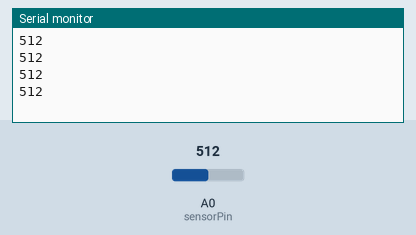
The sketch below on a simulated Arduino Uno, built with avr-gcc and run on an emulated ATmega328P. On the bench: the last lines printed to the serial monitor. The inputs (shaded band) are chosen by the test bench; at power-on: A0 (sensorPin) = 512.

Above: at 1.2 s.
1.3 s: A0 (sensorPin) set to 716
At 1.71 s:
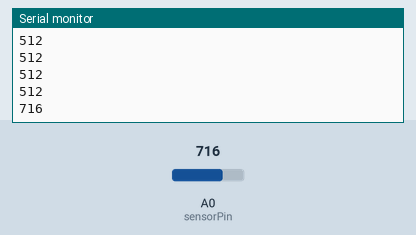
2.8 s: A0 (sensorPin) set to 900
At 2.91 s:
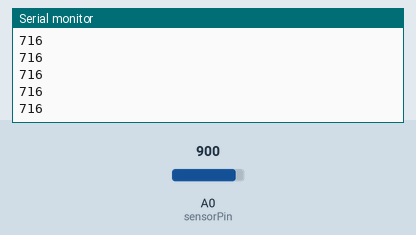
Timing chart, 0 to 5.8 s (numbered marks = the images above; inputs shaded):
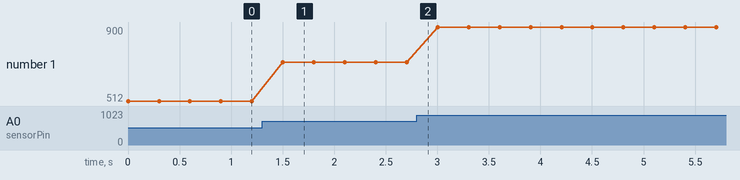

Measured:
- after the input at 1.3 s, the serial monitor: prints a new line after 0.20 s (image 1)
- plotted number 1: 512 → 716 after the input at 1.3 s, 716 → 900 after the input at 2.8 s

The sketch:

waterSensor.ino
```cpp
int sensorPin = A0;
int sensorValue = 0;
void setup() {
  Serial.begin(1200);
}
void loop() {
  sensorValue = analogRead(sensorPin);
  Serial.println(sensorValue);
  delay(300);
}
```
